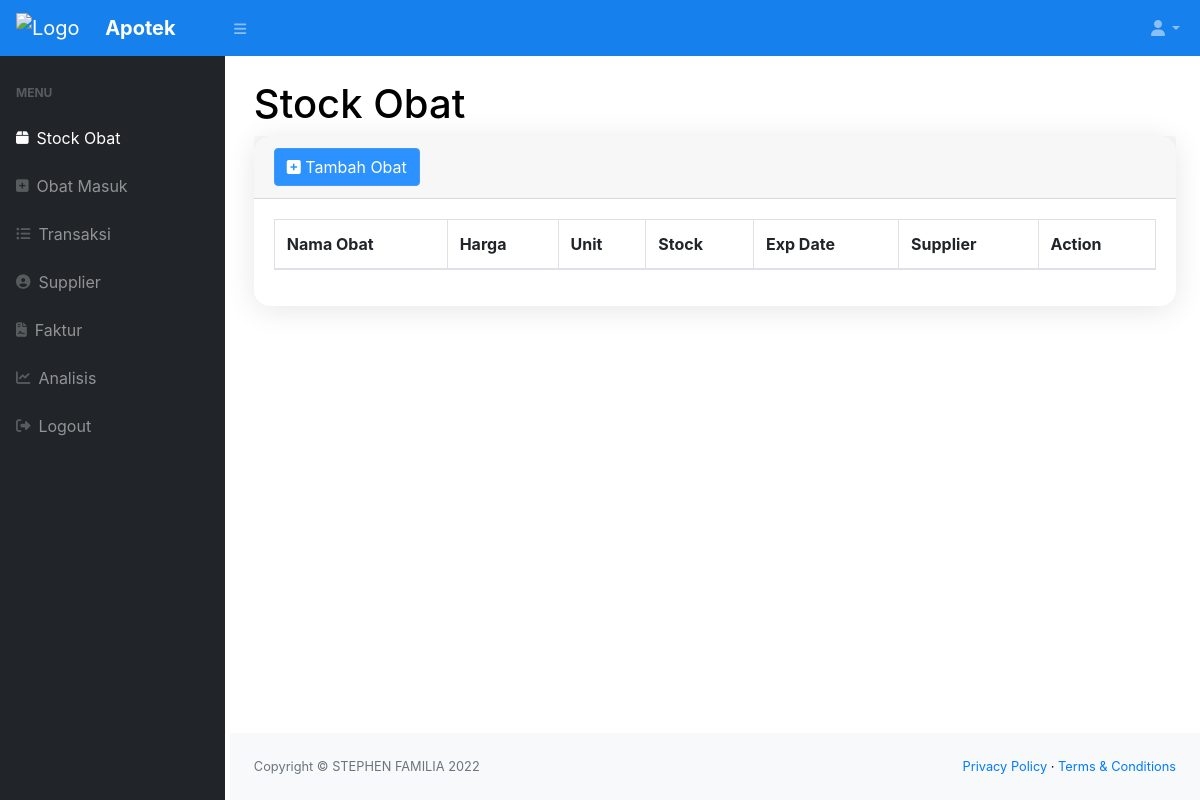
Page /index.php (signed in) on the earlier database version.
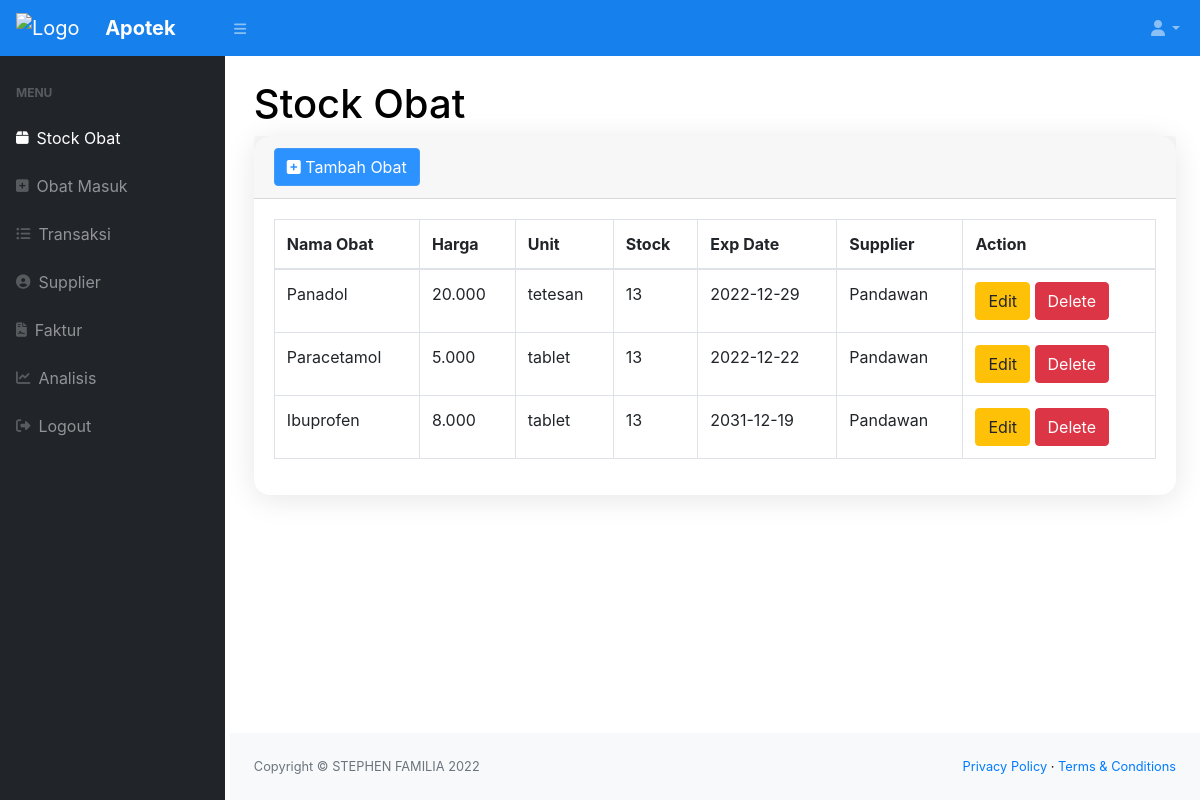
Same page on the later database version.
### tables this page shows
CREATE TABLE `stock` (
  `idobat` int NOT NULL,
  `merek_dagang` varchar(50) NOT NULL,
  `harga` int NOT NULL,
  `satuan` enum('item','tablet','kapsul','tetesan','suppositori','hirup') NOT NULL,
  `exp_date` date NOT NULL,
  `stock` int NOT NULL,
  `supplier` int NOT NULL
);

CREATE TABLE `supplier` (
  `idsup` int NOT NULL,
  `nama_supplier` varchar(100) NOT NULL,
  `alamat` varchar(100) DEFAULT NULL,
  `no_telp` varchar(20) DEFAULT NULL
);

### index.php (the view, shortened to what this page needs)
<?php
require 'function.php';
include 'head.php';
?>
  <body class="sb-nav-fixed">
      <?php include 'nav.php'?>;
          <div id="layoutSidenav_content">
              <main>
                  <div class="container-fluid">
                      <h1 class="mt-4">Stock Obat</h1>
                      <div class="card mb-4">
                          <div class="card-header">
                          <button type="button" class="btn btn-primary" data-toggle="modal" data-target="#myModal">
                              <i class="fa fa-plus-square"></i> Tambah Obat
                              </button>
                          </div>
                          <div class="card-body">
                              <div class="table-responsive">
                                  <table class="table table-bordered" id="dataTable" width="100%" cellspacing="0">
                                      <thead>
                                          <tr>
                                              <th>Nama Obat</th>
                                              <th>Harga</th>
                                              <th>Unit</th>
                                              <th>Stock</th>
                                              <th>Exp Date</th>
                                              <th>Supplier</th>
                                              <th>Action</th>
                                          </tr>
                                      </thead>
                                      <tbody>
                                          <?php
                                              $ambilsemuadatastock = mysqli_query($conn,"SELECT * from stock");
                                              while($data=mysqli_fetch_array($ambilsemuadatastock)){
                                                  $idsup = $data['supplier'];
                                                  $ambildatasupplier = mysqli_query($conn, "SELECT * FROM supplier p where $idsup = p.idsup");
                                                  $data1 = mysqli_fetch_array($ambildatasupplier);
                                                  $idbarang = $data['idobat'];
                                                  $namabarang = $data['merek_dagang'];
                                                  $harga = $data['harga'];
                                                  $satuan = $data['satuan'];
                                                  $stock = $data['stock'];
                                                  $exp_date = $data['exp_date'];
                                                  $supplier = $data1['nama_supplier'];
                                          ?>
                                              <tr>
                                                  <td><?=$namabarang?></td>
                                                  <td><?=number_format($harga, 0, ",", ".")?></td>
                                                  <td><?=$satuan?></td>
                                                  <td><?=$stock?></td>
                                                  <td><?=$exp_date?></td>
                                                  <td><?=$supplier?></td>
                                                  <td>
                                                    <button type="button" class="btn btn-warning" data-toggle="modal" data-target="#edit<?=$idbarang?>">Edit</button>
                                                    <button type="button" class="btn btn-danger" data-toggle="modal" data-target="#delete<?=$idbarang?>">Delete</button>
                                                  </td>
                                              </tr>
                                          <?php
                                              };
                                          ?>
                                      </tbody>
                                  </table>
                              </div>
                          </div>
                      </div>
                  </div>
              </main>
              <footer class="py-4 bg-light mt-auto">
                  <div class="container-fluid">
                      <div class="d-flex align-items-center justify-content-between small">
                          <div class="text-muted">Copyright &copy; STEPHEN FAMILIA 2022</div>
                          <div>
                              <a href="#">Privacy Policy</a>
                              &middot;
                              <a href="#">Terms &amp; Conditions</a>
                          </div>
                      </div>
                  </div>
              </footer>
          </div>
      </div>
  </body>
</html>

Differences in the rows shown:
added stock: merek_dagang "Panadol", harga "20.000", satuan "tetesan", stock "13", exp_date "2022-12-29", supplier.nama_supplier "Pandawan"
added stock: merek_dagang "Paracetamol", harga "5.000", satuan "tablet", stock "13", exp_date "2022-12-22", supplier.nama_supplier "Pandawan"
added stock: merek_dagang "Ibuprofen", harga "8.000", satuan "tablet", stock "13", exp_date "2031-12-19", supplier.nama_supplier "Pandawan"
